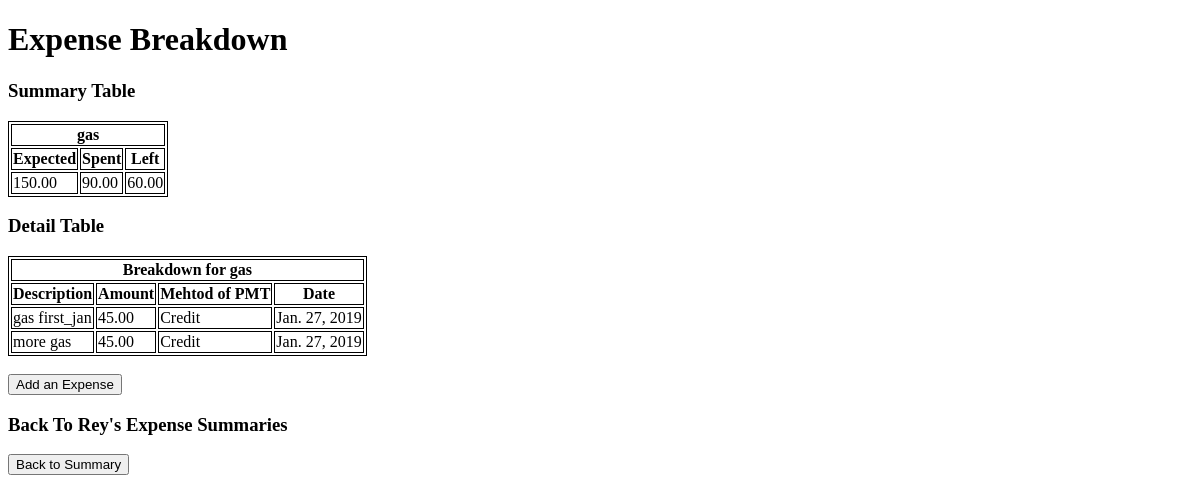
The app's page /expenses/1/3/detailExpense/, older data.
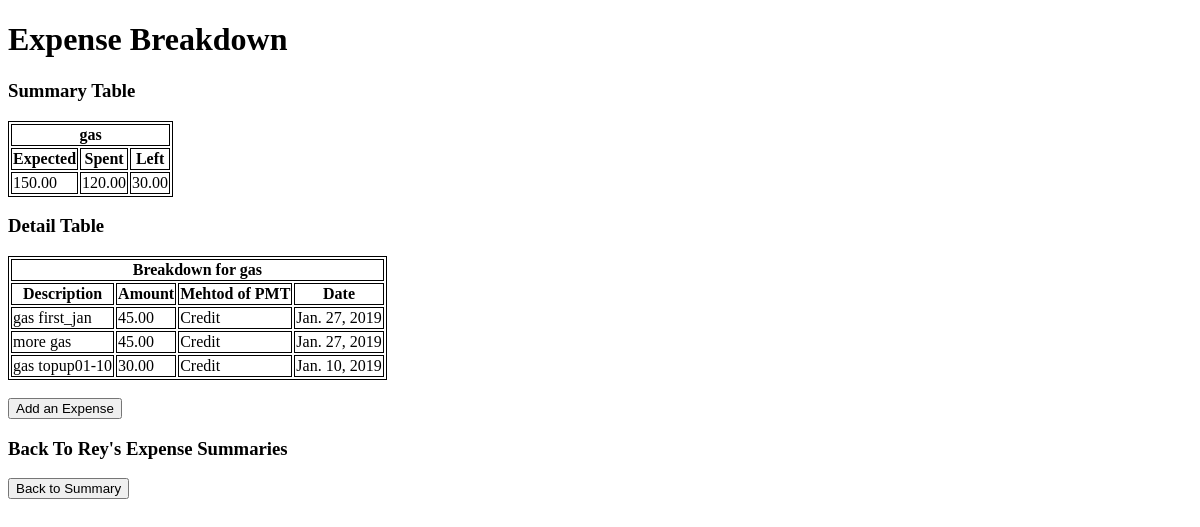
The same page, newer data.
### categories/models.py (models this page shows, shortened)
class Category(models.Model):
    category_person = models.ForeignKey(People, on_delete=models.CASCADE)
    category_name = models.CharField(max_length=200)
    category_expected = models.DecimalField(max_digits=8,decimal_places=2)
    category_spent = models.DecimalField(max_digits=8,decimal_places=2,default=0)
    category_date = models.DateField(default=datetime.datetime.now)

### expenses/models.py (models this page shows, shortened)
class Expense(models.Model):
    expense_category = models.ForeignKey(Category, on_delete=models.CASCADE)
    expense_amount = models.DecimalField(max_digits=8,decimal_places=2)
    expense_description = models.CharField(max_length=200)
    expense_date = models.DateField(default=datetime.datetime.now)
    credit_card = "Credit"
    debit_card = "Cash/Debit"
    pmtChoices = (
        (credit_card , "Credit"),(debit_card,"Cash/Debit" )
    )
    method_of_payment = models.CharField(
        choices = pmtChoices,
        default = debit_card,
        max_length = 11
    )

### expenses/views.py (the view)
# urls.py: path("<int:person_id>/<int:category_id>/detailExpense/",views.category_expense_list, name='category_expense_list'),
def category_expense_list(request,person_id,category_id):
    person = get_object_or_404(People, id=person_id)
    category = get_object_or_404(Category, id=category_id)
    expenses = get_list_or_404(Expense,expense_category=category )
    context = {
        'person':person,
        'category':category,
        'expenses':expenses,
        'month':category.category_date.month,
        'year':category.category_date.year
    }
    return render(request,"expenses/category_expense_detail.html" ,context)

### categories/templatetags/categories_extras.py (called while the page is built)
def subtract(value,arg):
    return value - arg

### expenses/templates/expenses/category_expense_detail.html (shortened to what this page needs)
<!DOCTYPE html>
<html>
<head>
{% load categories_extras %}
</head>
<h1>Expense Breakdown</h1>
<h3>Summary Table</h3>
<table>
    <thead>
        <tr>
            <th colspan="3" >{{category.category_name}}</th>
        </tr>
        <tr>
            <th>Expected</th>
            <th>Spent</th>
            <th>Left</th>
        </tr>
    </thead>
    <tbody>
        <tr>
            <td>{{category.category_expected}}</td>
            <td>{{category.category_spent}}</td>
            <td>{{category.category_expected|subtract:category.category_spent}}</td>
        </tr>
    </tbody>
</table>
<h3>Detail Table</h3>
{% if expenses|length > 0 %}
    <table>
        <thead>
            <tr>
                <th colspan="4" >Breakdown for {{category.category_name}}</th>
            </tr>
            <tr>
                <th>Description</th>
                <th>Amount</th>
                <th>Mehtod of PMT</th>
                <th>Date</th>
            </tr>
        </thead>
        <tbody>
            {% for expense in expenses %}
            <tr>
                <td>{{expense.expense_description}}</td>
                <td>{{expense.expense_amount}}</td>
                <td>{{expense.method_of_payment}}</td>
                <td>{{expense.expense_date}}</td>
            </tr>
            {% endfor %}
        </tbody>
    </table>
{% else %}
    <p>No expenses recorded yet for {{category.category_name}} this month</p>
{% endif %}
<br>
<a href="{% url 'expenses:add_expense' person_id=person.id category_id=category.id %}" ><button>Add an Expense</button></a><br>
<h3>Back To {{person.person_name}}'s Expense Summaries</h3>
<a href="{% url 'categories:person_category_index' person_id=person.id month=month year=year %}" ><button>Back to Summary</button></a>
</html>

Row changes from the older to the newer data that the page shows:
changed Category "gas": category_spent "90.00" → "120.00"; category_expected|subtract "60.00" → "30.00"
added Expense: expense_description "gas topup01-10", expense_amount "30.00", method_of_payment "Credit", expense_date "Jan. 10, 2019"
